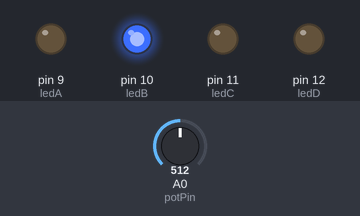
The sketch below on a simulated Arduino Uno, built with avr-gcc and run on an emulated ATmega328P. Shown: output pins drawn as LEDs (lit = HIGH). Dashed ring = blinking. The test bench sets the inputs (shaded band); at power-on: A0 (potPin) = 512.

Above: at 0.38 s.
1.3 s: A0 (potPin) set to 0
3.0 s: A0 (potPin) set to 2
At 4.6 s:
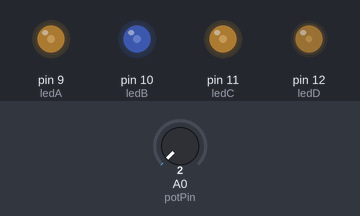
5.0 s: A0 (potPin) set to 5
8.0 s: A0 (potPin) set to 306
At 8.92 s:
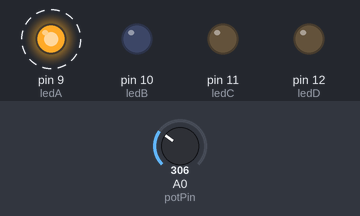
11.0 s: A0 (potPin) set to 716
At 11.95 s:
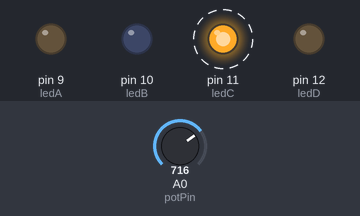
14.0 s: A0 (potPin) set to 900
At 14.96 s:
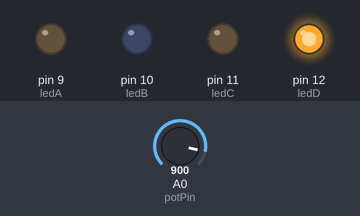
Timing chart, 0 to 18.0 s (numbered marks = the images above; inputs shaded):
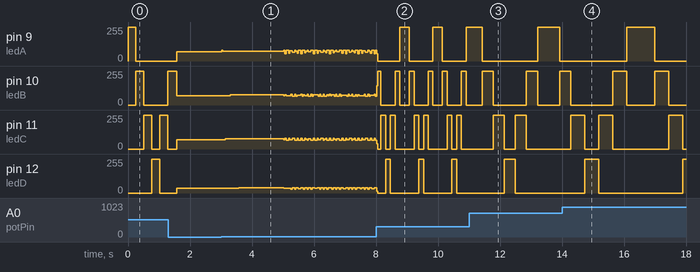

The sketch:

LEDLoop.ino
```cpp
int ledA = 9;
int ledB = 10;
int ledC = 11;
int ledD = 12;

int potPin = A0;

void setup() {
  pinMode(ledA, OUTPUT);
  pinMode(ledB, OUTPUT);
  pinMode(ledC, OUTPUT);
  pinMode(ledD, OUTPUT);
}

void loop() {
  toggleLed(ledA);
  toggleLed(ledB);
  toggleLed(ledC);
  toggleLed(ledD);

  toggleLed(ledC);
  toggleLed(ledB);
  toggleLed(ledA);
}

void toggleLed(int ledPin) {
  digitalWrite(ledPin, HIGH);

  int delayValue = analogRead(potPin) / 2;
  delay(delayValue);

  digitalWrite(ledPin, LOW);
}
```

Measured:
- after the input at 3.0 s, pin 9 (ledA): 71/255 → 72/255 at once; pin 10 (ledB): 70/255 → 76/255 after 0.30 s; pin 11 (ledC): 70/255 → 76/255 after 0.14 s; pin 12 (ledD): 35/255 → 41/255 after 0.58 s
